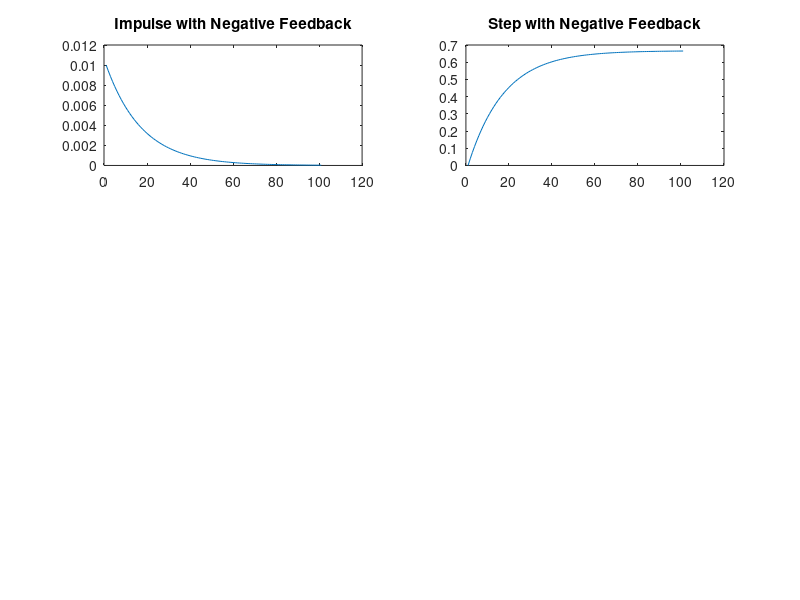

Reproduce this figure in MATLAB. (Note: this script raises an error after producing the figure.)
%% Title:Control System-First Order System: adding P,I,D controllers 
%Author:ShivaKumar Naga Vankadhara
%PS No:99003727
%Date:10/04/2021
%Version:1.7

%% This Document has equation for motion differential system
%Equation:mdv/dt+bv=u

%% Math analysis
%dependent variables:v
%independent variables:t,u
%constant:m,b
%Root:-b/m

%% Negative feedback
m1=1000;
b1=5;
Tau=m1/b1;
CF=10;
TF=CF*tf([0,1/b1],[Tau,1]);
%S = stepinfo(TF)
NCTF1=feedback(TF,1);
subplot(3,2,1),plot(impulse(NCTF1))
title("Impulse with Negative Feedback")
subplot(3,2,2),plot(step(NCTF1))
title("Step with Negative Feedback")
S1 = stepinfo(NCTF1)
p1=pole(NCTF1)

m1=1000;
b1=5;
Tau=m1/b1;
CF=tf([0,1],[1,0]);
TF=CF*tf([0,1/b1],[Tau,1]);
NCTF2=feedback(TF,1);
subplot(3,2,3),plot(impulse(NCTF2))
title("Impulse with integrator")
subplot(3,2,4),plot(step(NCTF2))
title("Step with integrator")
S2 = stepinfo(NCTF2)
p2=pole(NCTF2)
z2=zero(NCTF2)

m1=1000;
b1=5;
Tau=m1/b1;
CF=tf([1,0],[1]);
TF=CF*tf([0,1/b1],[Tau,1]);
T_R=4*Tau;
NCTF3=feedback(TF,1);
T_R=4*Tau;
subplot(3,2,5),plot(impulse(NCTF3))
title("Impulse with diff")
subplot(3,2,6),plot(step(NCTF3))
title("Step with diff")
p3=pole(NCTF3)
S3 = stepinfo(NCTF3)

%%Analysis:
%1. Rise time of the system increases on adding the integartor.
%2. Rise time of the system decreases on adding the diffrentiator.
%3. settling time of the system increases on adding integrator system is
%taking some time to settle and operate.
%4. accuracy of system decreases on adding differentiator
%5. overshoot increase is greater on adding differentiator than integrator
%6. Peak increase is greater on adding integrator than differentiator
%7. all the poles of negative feedback present in left side of plane

%% Positive  feedback 
figure
m1=1000;
b1=5;
Tau=m1/b1;
CF=10;
TF=CF*tf([0,1/b1],[Tau,1]);
%S = stepinfo(TF)
PCTF1=feedback(TF,-1);
subplot(3,2,1),plot(impulse(PCTF1))
title("Impulse with Positive feedback")
subplot(3,2,2),plot(step(PCTF1))
title("Step with Positive feedback")
S = stepinfo(PCTF1)
p4=pole(PCTF1)

m1=1000;
b1=5;
Tau=m1/b1;
CF=tf([0,1],[1,0]);
TF=CF*tf([0,1/b1],[Tau,1]);
PCTF2=feedback(TF,-1);
subplot(3,2,3),plot(impulse(PCTF2))
title("Impulse with integrator")
subplot(3,2,4),plot(step(PCTF2))
title("Step with integrator")
p5=pole(PCTF2)
S = stepinfo(PCTF2)

m1=1000;
b1=5;
Tau=m1/b1;
CF=tf([1,0],[1]);
TF=CF*tf([0,1/b1],[Tau,1]);
T_R=4*Tau;
PCTF3=feedback(TF,-1);
T_R=4*Tau;
subplot(3,2,5),plot(impulse(PCTF3))
title("Impulse with diff")
subplot(3,2,6),plot(step(PCTF3))
title("Step with diff")
p6=pole(PCTF3)
z2=zero(PCTF3)
S = stepinfo(PCTF3)

%%Analysis:
%1. on adding differentiator to positive feedback system, system is
%   becoming stable and poles got shifted to left side
%2. The system is unstable in case of positive feedback with gain
%   and integrator
%3. As the system is unstable in case of gain and integrator we are not
%   getting parameters, also the peak is infinite
%4. Parameters can be obtained in differentiator as differentiator making
%   the system stable
%5. positive feedback unstable system poles lies in right side of plane


%%
figure
hold on
pzmap(NCTF1)
pzmap(NCTF2)
pzmap(NCTF3)
pzmap(PCTF1)
pzmap(PCTF2)
pzmap(PCTF3)
